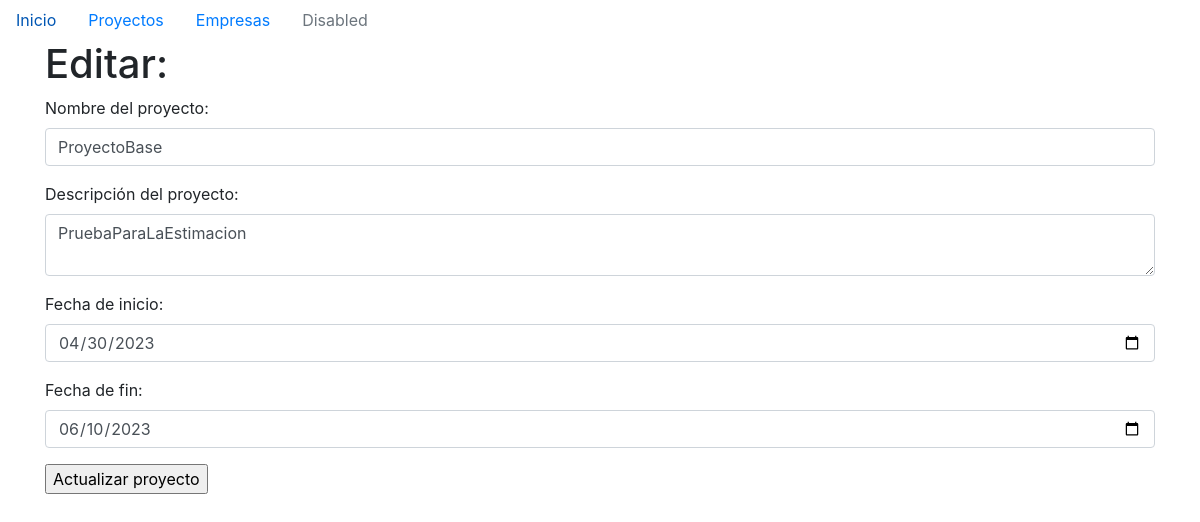
Before: /proyecto/editar/1 with the older database file.
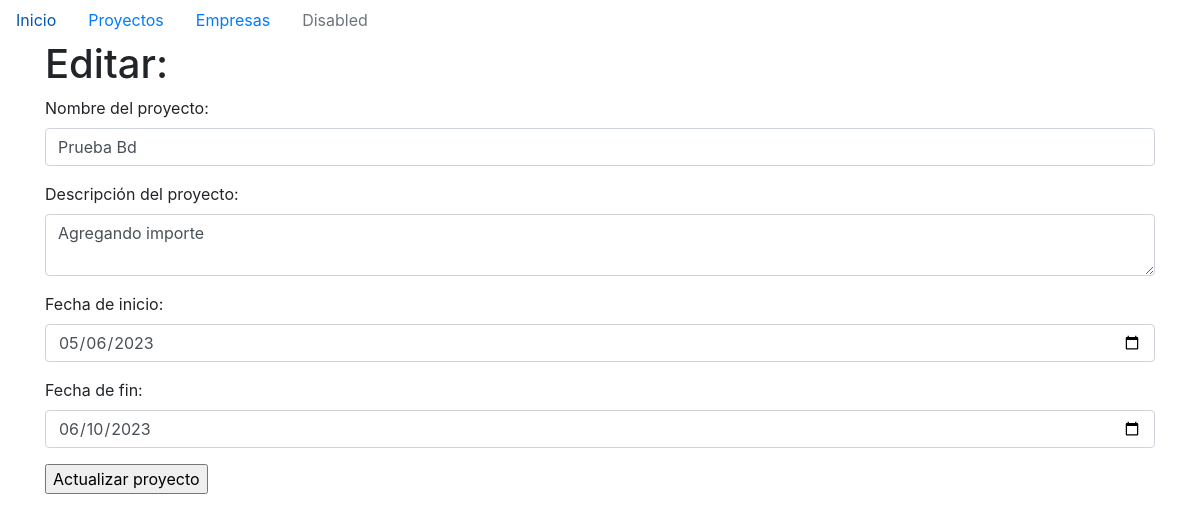
After: the same page with the newer database file.
### models/proyecto.py (models this page shows)
class Proyecto(db.Model):
    id = db.Column(db.Integer, primary_key= True, autoincrement=True)
    nombre = db.Column(db.String(100), nullable=False, unique=True)
    descripcion = db.Column(db.String(200))
    fecha_inicio = db.Column(db.Date, nullable=False)
    fecha_final = db.Column(db.Date, nullable=False)

### main.py (the view, shortened to what this page needs)
@app.route('/proyecto/editar/<int:id>', methods= ['POST', 'GET'] )
def editar_proyecto(id):
    proyecto = Proyecto.query.get(id)
    return render_template('edit_proyectos.html',proyecto=proyecto)

### templates/edit_proyectos.html (shortened to what this page needs)
{% extends 'base.html' %}
{% block content %}
<h1>Editar:</h1>
<form action="/proyecto/editar/{{proyecto.id}}" method="POST">
    <div class="form-group">
      <label for="nombre">Nombre del proyecto:</label>
      <input type="text" id="nombre" name="nombre" class="form-control" required value="{{proyecto.nombre}}"/>
    </div>
    <div class="form-group">
      <label for="descripcion">Descripción del proyecto:</label>
      <textarea  id="descripcion" name="descripcion" class="form-control" required>{{proyecto.descripcion}}</textarea>
    </div>
    <div class="form-group">
      <label for="fecha_inicio">Fecha de inicio:</label>
      <input type="date" id="fecha_inicio" name="fecha_inicio" class="form-control" required value="{{ proyecto.fecha_inicio.strftime('%Y-%m-%d') if proyecto.fecha_inicio else '' }}">
    </div>
    <div class="form-group">
      <label for="fecha_final">Fecha de fin:</label>
      <input type="date" id="fecha_final" name="fecha_final" class="form-control" required value="{{proyecto.fecha_final.strftime('%Y-%m-%d') if proyecto.fecha_final else ''}}">
    </div>
    <input type="submit" name="accion" value="Actualizar proyecto">
  </form>
  {% endblock %}

Changed rows visible on the page:
changed Proyecto: nombre "ProyectoBase" → "Prueba Bd"; descripcion "PruebaParaLaEstimacion" → "Agregando importe"; fecha_inicio "04/30/2023" → "05/06/2023"
